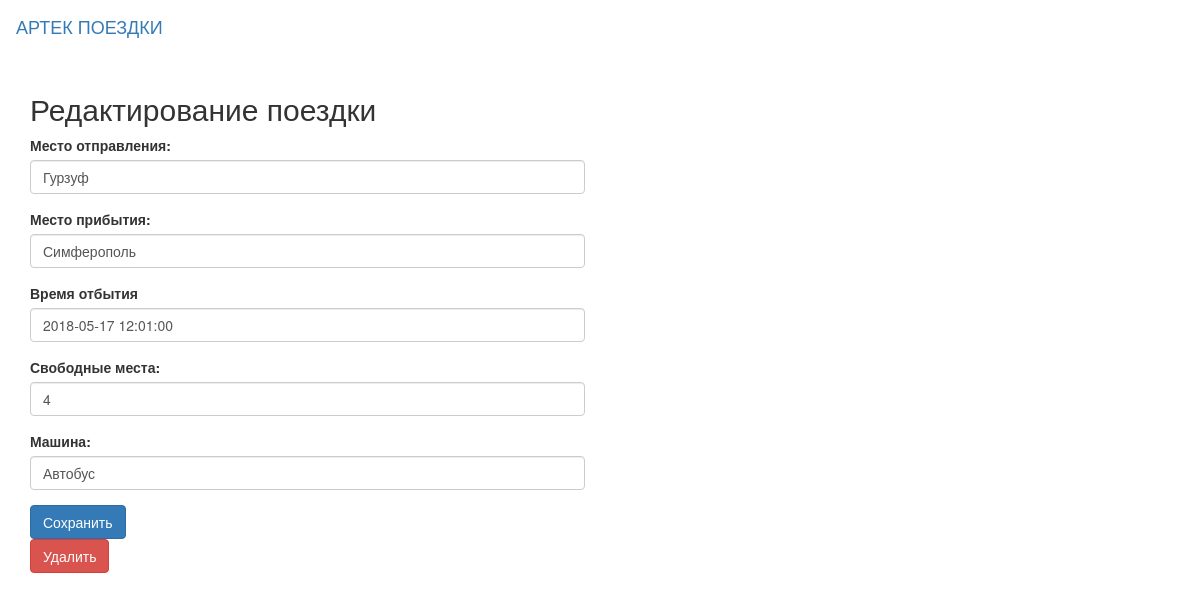
/edit/6 (signed in), run on the app's committed database.
### blabla/models.py (models this page shows, shortened)
class Trip(models.Model):
  creator = models.IntegerField("Заявитель", default=0)
  trip_from = models.CharField("Место отправления:",max_length=30)
  trip_to = models.CharField("Место прибытия:",max_length=30)
  datetime = models.DateTimeField("Время отбытия")
  free_seats = models.PositiveIntegerField("Свободные места:")
  car = models.CharField("Машина:",max_length=30)
  users = models.ManyToManyField(User,blank=True)

### blabla/views.py (the view, shortened to what this page needs)
# urls.py: path('edit/<int:trip_id>', views.edit_trip, name='edit_trip'),
def edit_trip(request, trip_id):
  if request.method == 'GET':
    trip = Trip.objects.get(pk=trip_id)
    trip_form = TripForm(instance=trip)
    return render(request, 'blabla/edit.html', {'trip_form':trip_form, 'trip_id':trip_id})

### blabla/templates/blabla/edit.html (shortened to what this page needs)
{% extends 'blabla/base.html' %}
{% load bootstrap3 %}
{% load static %}
{% block content %}
<div class="row">
<div class='col-sm-6'>
<h2>Редактирование поездки</h2>
<form method="post">
  {% bootstrap_form trip_form %}
  {% buttons %}
    <button type="submit" class="btn btn-primary">
      Сохранить
    </button>
  {% endbuttons %}
</form>
<a class="btn btn-large btn-danger" data-toggle="confirmation" data-btn-cancel-label="Отмена" data-title="Точно хотите удалить ?"
   href="{% url 'delete_trip' trip_id %}"  data-btn-ok-label="Удалить" >Удалить</a>
  </div>
</div>
{% endblock %}

### data on the page
Trip: trip_from "Гурзуф", trip_to "Симферополь", datetime "2018-05-17 12:01:00", free_seats "4", car "Автобус"
